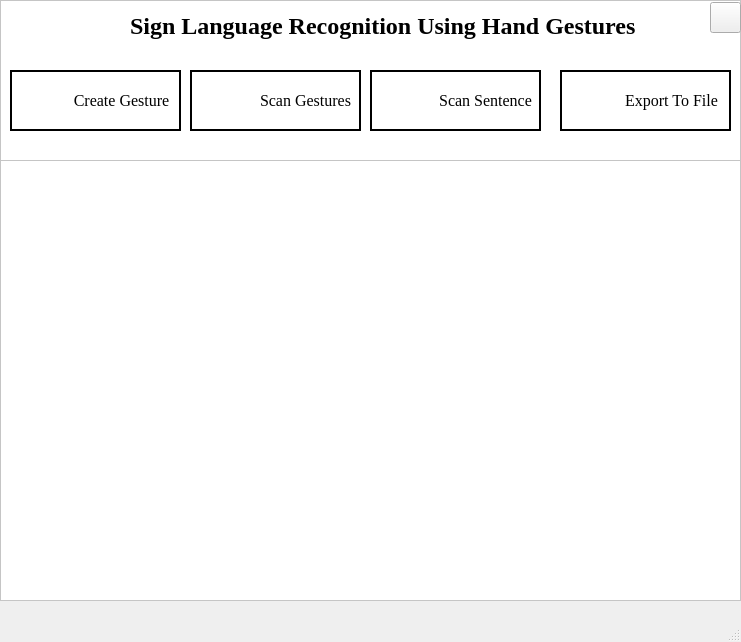
<?xml version="1.0" encoding="UTF-8"?>
<ui version="4.0">
 <class>MainWindow</class>
 <widget class="QMainWindow" name="MainWindow">
  <property name="geometry">
   <rect>
    <x>0</x>
    <y>0</y>
    <width>741</width>
    <height>642</height>
   </rect>
  </property>
  <property name="windowTitle">
   <string>MainWindow</string>
  </property>
  <widget class="QWidget" name="centralwidget">
   <widget class="QGraphicsView" name="graphicsView_2">
    <property name="geometry">
     <rect>
      <x>0</x>
      <y>0</y>
      <width>741</width>
      <height>161</height>
     </rect>
    </property>
    <property name="toolTip">
     <string>&lt;html&gt;&lt;head/&gt;&lt;body&gt;&lt;p&gt;&lt;br/&gt;&lt;/p&gt;&lt;/body&gt;&lt;/html&gt;</string>
    </property>
    <property name="styleSheet">
     <string notr="true">background-color: white;
<!--         qlineargradient(spread:pad, x1:0.543136, y1:0.074, x2:0.52, y2:1, stop:0.880682 rgba(75, 161, 223, 255), stop:1 rgba(255, 255, 255, 255))-->
</string>
    </property>
   </widget>
   <widget class="QLabel" name="label">
    <property name="geometry">
     <rect>
      <x>130</x>
      <y>10</y>
      <width>531</width>
      <height>31</height>
     </rect>
    </property>
    <property name="font">
     <font>
      <family>Times New Roman</family>
      <pointsize>18</pointsize>
      <weight>75</weight>
      <bold>true</bold>
     </font>
    </property>
    <property name="styleSheet">
     <string notr="true">color:black;</string>
    </property>
    <property name="text">
     <string>Sign Language Recognition Using Hand Gestures</string>
    </property>
   </widget>
   <widget class="QLabel" name="label_3">
    <property name="geometry">
     <rect>
      <x>0</x>
      <y>160</y>
      <width>741</width>
      <height>431</height>
     </rect>
    </property>
    <property name="styleSheet">
     <string notr="true">
font-size: 40px;
color:white;
</string>
    </property>
    <property name="text">
     <string/>
    </property>
   </widget>
   <widget class="QGraphicsView" name="graphicsView">
    <property name="geometry">
     <rect>
      <x>0</x>
      <y>160</y>
      <width>741</width>
      <height>441</height>
     </rect>
    </property>
    <property name="styleSheet">
     <string notr="true">background-color:white;
</string>
    </property>
   </widget>
   <widget class="QPushButton" name="create">
    <property name="geometry">
     <rect>
      <x>10</x>
      <y>70</y>
      <width>171</width>
      <height>61</height>
     </rect>
    </property>
    <property name="font">
     <font>
      <family>TImes New Roman</family>
      <pointsize>12</pointsize>
      <weight>50</weight>
      <italic>false</italic>
      <bold>false</bold>
     </font>
    </property>
    <property name="layoutDirection">
     <enum>Qt::RightToLeft</enum>
    </property>
    <property name="styleSheet">
     <string notr="true">QPushButton#create{
padding-left:-40px;
color:black;
background-color:white;
border: 2px solid black;
font: 12pt &quot;TImes New Roman&quot;;
background-image:url(&quot;icons/create.png&quot;);
background-repeat:none;
}
QPushButton#create:hover
{
   background-color:#4ba1df;
	color:white;
}</string>
    </property>
    <property name="text">
     <string>   Create Gesture</string>
    </property>
   </widget>
   <widget class="QPushButton" name="scan_sen">
    <property name="geometry">
     <rect>
      <x>370</x>
      <y>70</y>
      <width>171</width>
      <height>61</height>
     </rect>
    </property>
    <property name="font">
     <font>
      <family>TImes New Roman</family>
      <pointsize>12</pointsize>
      <weight>50</weight>
      <italic>false</italic>
      <bold>false</bold>
     </font>
    </property>
    <property name="styleSheet">
     <string notr="true">QPushButton#scan_sen{
padding-left:-40px;
color:black;
background-color:white;
border: 2px solid black;
font: 12pt &quot;TImes New Roman&quot;;
background-image:url(&quot;icons/sent.png&quot;);
background-repeat:none;
}
QPushButton#scan_sen:hover
{
   background-color:#4ba1df;
	color:white;
}</string>
    </property>
    <property name="text">
     <string>                          Scan Sentence </string>
    </property>
   </widget>
   <widget class="QPushButton" name="scan_sinlge">
    <property name="geometry">
     <rect>
      <x>190</x>
      <y>70</y>
      <width>171</width>
      <height>61</height>
     </rect>
    </property>
    <property name="font">
     <font>
      <family>TImes New Roman</family>
      <pointsize>12</pointsize>
      <weight>50</weight>
      <italic>false</italic>
      <bold>false</bold>
     </font>
    </property>
    <property name="layoutDirection">
     <enum>Qt::LeftToRight</enum>
    </property>
    <property name="autoFillBackground">
     <bool>false</bool>
    </property>
    <property name="styleSheet">
     <string notr="true">QPushButton#scan_sinlge{
padding-left:-40px;
color:black;
background-color:white;
border: 2px solid black;
font: 12pt &quot;TImes New Roman&quot;;
background-image:url(&quot;icons/scan.png&quot;);
background-repeat:none;
}
QPushButton#scan_sinlge:hover
{
   background-color:#4ba1df;
	color:white;
}</string>
    </property>
    <property name="text">
     <string>                         Scan Gestures</string>
    </property>
   </widget>
   <widget class="QPushButton" name="exp2">
    <property name="geometry">
     <rect>
      <x>560</x>
      <y>70</y>
      <width>171</width>
      <height>61</height>
     </rect>
    </property>
    <property name="font">
     <font>
      <family>TImes New Roman</family>
      <pointsize>12</pointsize>
      <weight>50</weight>
      <italic>false</italic>
      <bold>false</bold>
     </font>
    </property>
    <property name="styleSheet">
     <string notr="true">QPushButton#exp2{
padding-left:-40px;
color:black;
background-color:white;
border: 2px solid black;
font: 12pt &quot;TImes New Roman&quot;;
background-image:url(&quot;icons/export.png&quot;);
background-repeat:none;
}
QPushButton#exp2:hover
{
   background-color:#4ba1df;
	color:white;
}</string>
    </property>
    <property name="text">
     <string>                       Export To File</string>
    </property>
    <property name="checkable">
     <bool>false</bool>
    </property>
    <property name="autoRepeat">
     <bool>false</bool>
    </property>
    <property name="autoExclusive">
     <bool>false</bool>
    </property>
    <property name="autoDefault">
     <bool>false</bool>
    </property>
    <property name="default">
     <bool>false</bool>
    </property>
    <property name="flat">
     <bool>false</bool>
    </property>
   </widget>
   <widget class="QPushButton" name="exit_button">
    <property name="geometry">
     <rect>
      <x>710</x>
      <y>2</y>
      <width>31</width>
      <height>31</height>
     </rect>
    </property>
    <property name="styleSheet">
     <string notr="true">QPushButton#exit_button{
background-image:url(&quot;icons/quit.png&quot;);
background-repeat:none;
}</string>
    </property>
    <property name="text">
     <string/>
    </property>
   </widget>
  </widget>
  <widget class="QMenuBar" name="menubar">
   <property name="geometry">
    <rect>
     <x>0</x>
     <y>0</y>
     <width>741</width>
     <height>21</height>
    </rect>
   </property>
  </widget>
  <widget class="QStatusBar" name="statusbar"/>
 </widget>
 <resources/>
 <connections/>
    <string>                       Export To File</string>
</ui>
